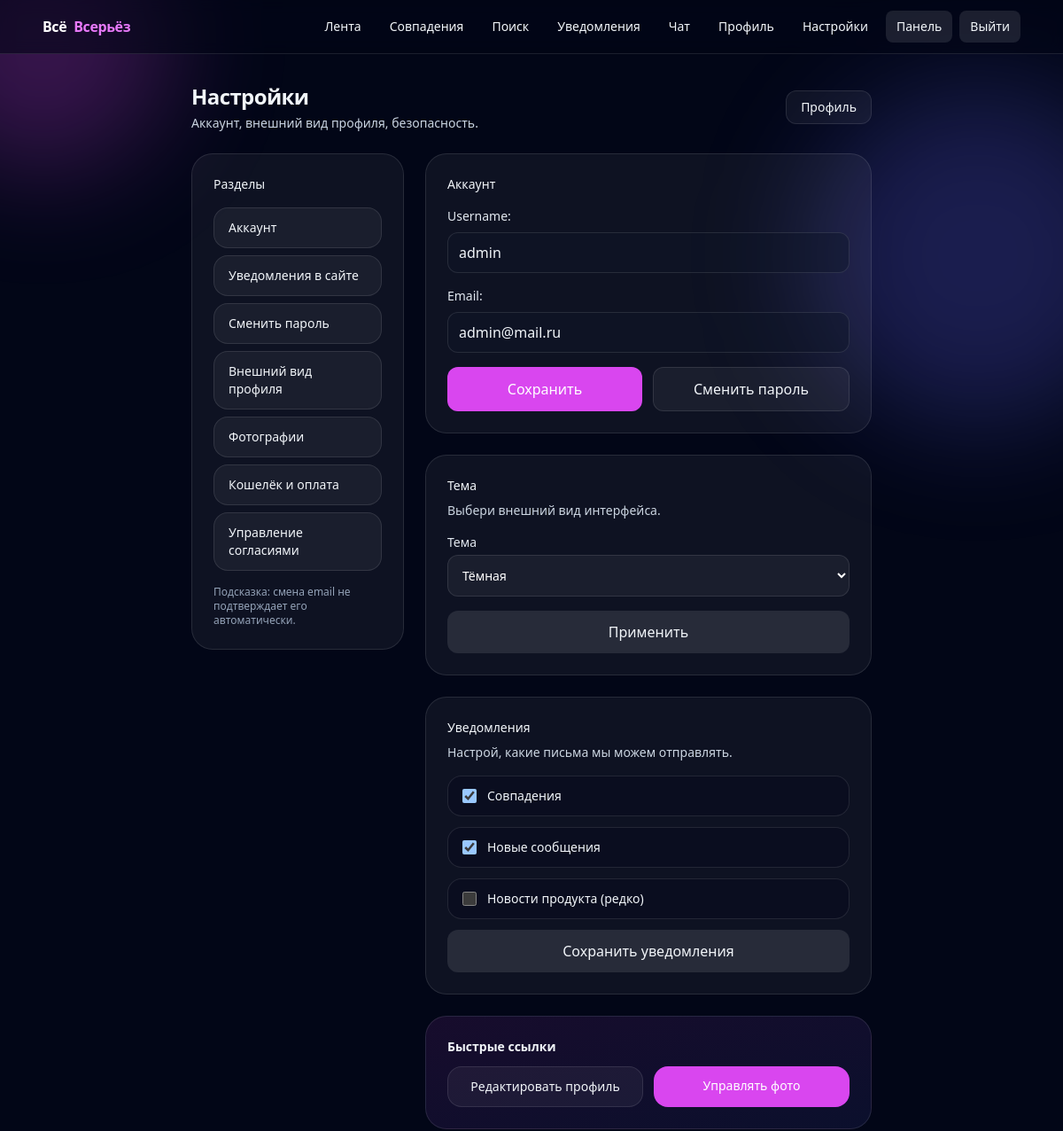
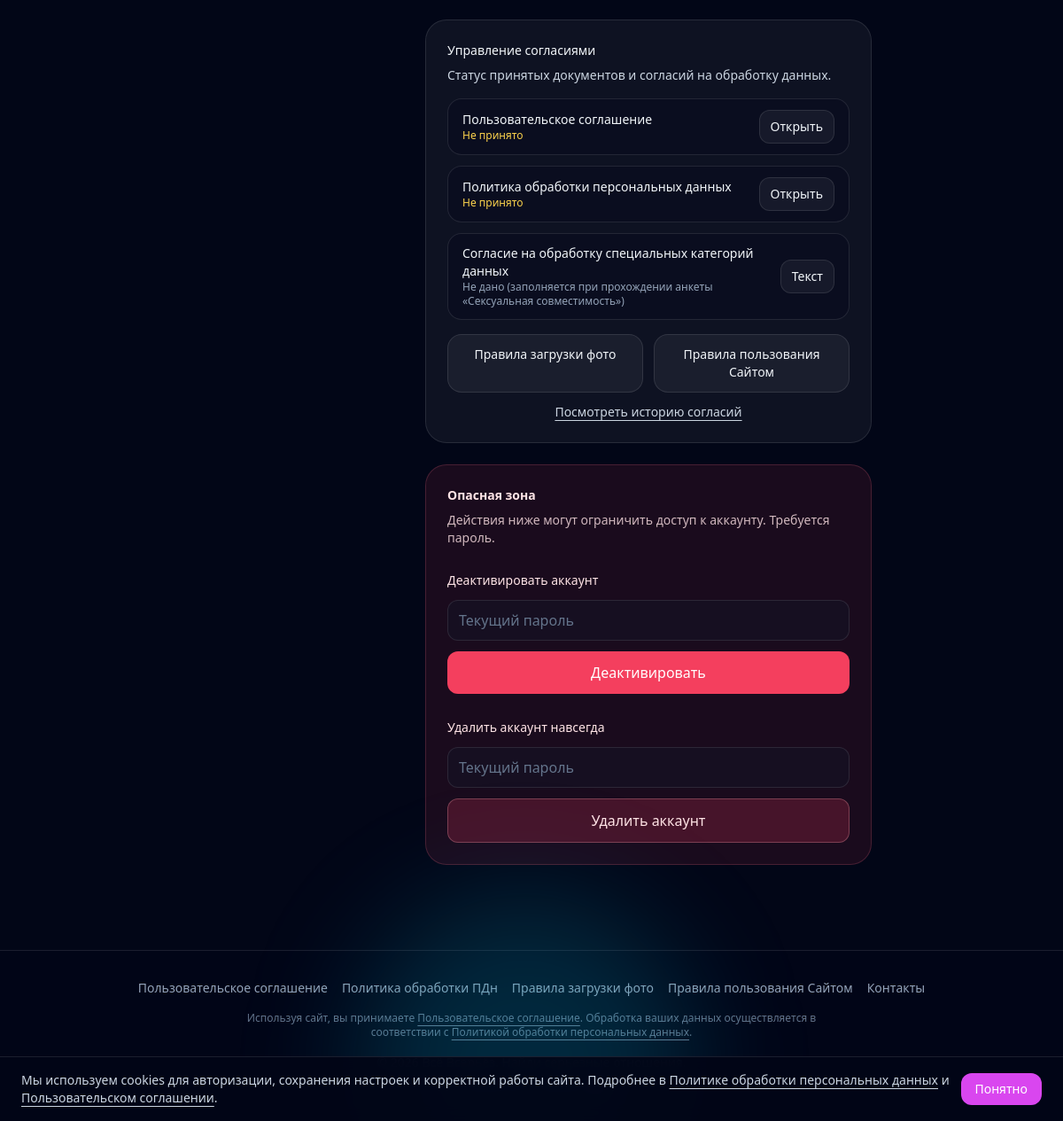
/accounts/settings/ (signed in), run on the app's committed database (2 pictures, top to bottom).
### accounts/models.py (models this page shows, shortened)
class User(AbstractUser):
    email = models.EmailField(unique=True)
    email_verified = models.BooleanField(default=False)
    wallet_balance = models.DecimalField(
        max_digits=10, decimal_places=2, default=Decimal("0"))
    terms_accepted_at = models.DateTimeField(null=True, blank=True)
    privacy_accepted_at = models.DateTimeField(null=True, blank=True)
    special_category_consent = models.BooleanField(default=False)
    special_category_consent_at = models.DateTimeField(null=True, blank=True)
    special_category_consent_revoked_at = models.DateTimeField(
        null=True, blank=True)

### profiles/models.py (models this page shows, shortened)
class Profile(models.Model):
    class Gender(models.TextChoices):
        MALE = "male", "Мужчина"
        FEMALE = "female", "Женщина"
        OTHER = "other", "Другое"
    class LookingFor(models.TextChoices):
        MEN = "men", "Мужчин"
        WOMEN = "women", "Женщин"
        EVERYONE = "everyone", "Всех"
    user = models.OneToOneField(
        settings.AUTH_USER_MODEL,
        on_delete=models.CASCADE,
        related_name="profile",
    )
    display_name = models.CharField(max_length=64, blank=True)
    bio = models.TextField(blank=True)
    city = models.CharField(max_length=64, blank=True)
    birth_date = models.DateField(null=True, blank=True)
    gender = models.CharField(
        max_length=16, choices=Gender.choices, blank=True)
    looking_for = models.CharField(
        max_length=16, choices=LookingFor.choices, blank=True)
    avatar = models.ImageField(upload_to="avatars/", null=True, blank=True)
    questionnaire_me = models.JSONField(default=dict, blank=True)
    questionnaire_ideal = models.JSONField(default=dict, blank=True)
    class Theme(models.TextChoices):
        DARK = "dark", "Тёмная"
        LIGHT = "light", "Светлая"
    ui_theme = models.CharField(
        max_length=16, choices=Theme.choices, default=Theme.DARK)
    notify_email_matches = models.BooleanField(default=True)
    notify_email_messages = models.BooleanField(default=True)
    notify_email_marketing = models.BooleanField(default=False)
    created_at = models.DateTimeField(auto_now_add=True)
    updated_at = models.DateTimeField(auto_now=True)

### accounts/views.py (the view)
# urls.py: path("settings/", account_settings, name="account_settings"),
@login_required
def account_settings(request):
    user = request.user
    profile = request.user.profile
    if request.method == "POST":
        kind = (request.POST.get("settings_kind") or "account").strip().lower()
        if kind == "account":
            form = AccountSettingsForm(request.POST, instance=user)
            if form.is_valid():
                form.save()
                messages.success(request, "Настройки аккаунта сохранены.")
                return redirect("account_settings")
        elif kind == "theme":
            theme = (request.POST.get("ui_theme")
                     or profile.ui_theme).strip() or profile.ui_theme
            profile.ui_theme = theme
            profile.save(update_fields=["ui_theme", "updated_at"])
            messages.success(request, "Тема применена.")
            return redirect("account_settings")
        elif kind == "notifications":
            profile.notify_email_matches = bool(
                request.POST.get("notify_email_matches"))
            profile.notify_email_messages = bool(
                request.POST.get("notify_email_messages"))
            profile.notify_email_marketing = bool(
                request.POST.get("notify_email_marketing"))
            profile.save(
                update_fields=[
                    "notify_email_matches",
                    "notify_email_messages",
                    "notify_email_marketing",
                    "updated_at",
                ]
            )
            messages.success(request, "Уведомления сохранены.")
            return redirect("account_settings")
        else:
            form = AccountSettingsForm(instance=user)
    else:
        form = AccountSettingsForm(instance=user)
    return render(
        request,
        "accounts/settings.html",
        {
            "form": form,
            "profile": profile,
        },
    )

### templates/accounts/settings.html (shortened to what this page needs)
{% extends 'base.html' %}
{% block content %}
<div class="mx-auto max-w-3xl" data-reveal>
  <div class="flex items-center justify-between gap-4">
    <div>
      <h1 class="text-2xl font-semibold tracking-tight">Настройки</h1>
      <p class="mt-1 text-sm text-slate-300">Аккаунт, внешний вид профиля, безопасность.</p>
    </div>
    <a class="rounded-xl border border-white/10 bg-white/5 px-4 py-2 text-sm font-medium hover:bg-white/10" href="{% url 'me' %}">Профиль</a>
  </div>
  <div class="mt-6 grid gap-6 lg:grid-cols-12">
    <div class="lg:col-span-4" data-reveal>
      <div class="rounded-3xl border border-white/10 bg-white/5 p-6">
        <div class="text-sm font-medium">Разделы</div>
        <div class="mt-4 grid gap-2 text-sm">
          <a class="rounded-2xl border border-white/10 bg-white/5 px-4 py-3 hover:bg-white/10" href="{% url 'account_settings' %}">Аккаунт</a>
          <a class="rounded-2xl border border-white/10 bg-white/5 px-4 py-3 hover:bg-white/10" href="{% url 'notifications' %}">Уведомления в сайте</a>
          <a class="rounded-2xl border border-white/10 bg-white/5 px-4 py-3 hover:bg-white/10" href="{% url 'password_change' %}">Сменить пароль</a>
          <a class="rounded-2xl border border-white/10 bg-white/5 px-4 py-3 hover:bg-white/10" href="{% url 'edit_profile' %}">Внешний вид профиля</a>
          <a class="rounded-2xl border border-white/10 bg-white/5 px-4 py-3 hover:bg-white/10" href="{% url 'photos_manage' %}">Фотографии</a>
          <a class="rounded-2xl border border-white/10 bg-white/5 px-4 py-3 hover:bg-white/10" href="{% url 'payment' %}">Кошелёк и оплата</a>
          <a class="rounded-2xl border border-white/10 bg-white/5 px-4 py-3 hover:bg-white/10" href="#consents">Управление согласиями</a>
        </div>
        <div class="mt-4 text-xs text-slate-400">Подсказка: смена email не подтверждает его автоматически.</div>
      </div>
    </div>
    <div class="lg:col-span-8" data-reveal>
      <div class="rounded-3xl border border-white/10 bg-white/5 p-6">
        <div class="text-sm font-medium">Аккаунт</div>
        <form method="post" class="mt-4 space-y-4" data-loading-text="Сохраняю…">
          <div>
            {{ form.username.label_tag }}
            {{ form.username }}
          </div>
          <div>
            {{ form.email.label_tag }}
            {{ form.email }}
          </div>
          <div class="flex flex-col gap-3 sm:flex-row">
            <button type="submit" class="flex-1 rounded-xl bg-fuchsia-500 px-4 py-3 font-medium text-white hover:bg-fuchsia-400 shine" data-loading-text="Сохраняю…">Сохранить</button>
            <a href="{% url 'password_change' %}" class="flex-1 rounded-xl border border-white/10 bg-white/5 px-4 py-3 text-center font-medium hover:bg-white/10">Сменить пароль</a>
          </div>
        </form>
      </div>
      <div class="mt-6 rounded-3xl border border-white/10 bg-white/5 p-6" data-reveal>
        <div class="text-sm font-medium">Тема</div>
        <div class="mt-2 text-sm text-slate-300">Выбери внешний вид интерфейса.</div>
        <form method="post" class="mt-4 space-y-4" data-loading-text="Сохраняю…">
          <div>
            <label class="mb-1 block text-sm text-slate-200">Тема</label>
            <select name="ui_theme" class="w-full rounded-xl border border-white/10 bg-white/5 px-3 py-3 text-sm text-white">
              <option value="dark" {% if profile.ui_theme == 'dark' %}selected{% endif %}>Тёмная</option>
            </select>
          </div>
          <button type="submit" class="w-full rounded-xl bg-white/10 px-4 py-3 font-medium hover:bg-white/15" data-loading-text="Сохраняю…">Применить</button>
        </form>
      </div>
      <div class="mt-6 rounded-3xl border border-white/10 bg-white/5 p-6" data-reveal>
        <div class="text-sm font-medium">Уведомления</div>
        <div class="mt-2 text-sm text-slate-300">Настрой, какие письма мы можем отправлять.</div>
        <form method="post" class="mt-4 space-y-3" data-loading-text="Сохраняю…">
          <label class="flex items-center gap-3 rounded-2xl border border-white/10 bg-slate-950/30 px-4 py-3 text-sm">
            <input type="checkbox" name="notify_email_matches" class="h-4 w-4" {% if profile.notify_email_matches %}checked{% endif %}>
            <span>Совпадения</span>
          </label>
          <label class="flex items-center gap-3 rounded-2xl border border-white/10 bg-slate-950/30 px-4 py-3 text-sm">
            <input type="checkbox" name="notify_email_messages" class="h-4 w-4" {% if profile.notify_email_messages %}checked{% endif %}>
            <span>Новые сообщения</span>
          </label>
          <label class="flex items-center gap-3 rounded-2xl border border-white/10 bg-slate-950/30 px-4 py-3 text-sm">
            <input type="checkbox" name="notify_email_marketing" class="h-4 w-4" {% if profile.notify_email_marketing %}checked{% endif %}>
            <span>Новости продукта (редко)</span>
          </label>
          <button type="submit" class="w-full rounded-xl bg-white/10 px-4 py-3 font-medium hover:bg-white/15" data-loading-text="Сохраняю…">Сохранить уведомления</button>
        </form>
      </div>
      <div class="mt-6 rounded-3xl border border-white/10 bg-gradient-to-br from-fuchsia-500/10 to-indigo-500/10 p-6" data-reveal>
        <div class="text-sm font-semibold">Быстрые ссылки</div>
        <div class="mt-3 grid gap-3 sm:grid-cols-2">
          <a class="rounded-2xl border border-white/10 bg-white/5 px-4 py-3 text-center text-sm font-medium hover:bg-white/10" href="{% url 'edit_profile' %}">Редактировать профиль</a>
          <a class="rounded-2xl bg-fuchsia-500 px-4 py-3 text-center text-sm font-medium text-white hover:bg-fuchsia-400 shine" href="{% url 'photos_manage' %}">Управлять фото</a>
        </div>
      </div>
      <div id="consents" class="mt-6 rounded-3xl border border-white/10 bg-white/5 p-6" data-reveal>
        <div class="text-sm font-medium">Управление согласиями</div>
        <div class="mt-2 text-sm text-slate-300">Статус принятых документов и согласий на обработку данных.</div>
        <div class="mt-4 grid gap-3">
          <div class="flex items-center justify-between gap-3 rounded-2xl border border-white/10 bg-slate-950/30 px-4 py-3 text-sm">
            <div>
              <div class="font-medium">Пользовательское соглашение</div>
              {% if request.user.terms_accepted_at %}
              <div class="text-xs text-slate-400">Принято {{ request.user.terms_accepted_at|date:"d.m.Y H:i" }}</div>
              {% else %}
              <div class="text-xs text-amber-300">Не принято</div>
              {% endif %}
            </div>
            <a class="shrink-0 rounded-xl border border-white/10 bg-white/5 px-3 py-2 hover:bg-white/10" href="{% url 'legal_terms' %}" target="_blank" rel="noopener">Открыть</a>
          </div>
          <div class="flex items-center justify-between gap-3 rounded-2xl border border-white/10 bg-slate-950/30 px-4 py-3 text-sm">
            <div>
              <div class="font-medium">Политика обработки персональных данных</div>
              {% if request.user.privacy_accepted_at %}
              <div class="text-xs text-slate-400">Принято {{ request.user.privacy_accepted_at|date:"d.m.Y H:i" }}</div>
              {% else %}
              <div class="text-xs text-amber-300">Не принято</div>
              {% endif %}
            </div>
            <a class="shrink-0 rounded-xl border border-white/10 bg-white/5 px-3 py-2 hover:bg-white/10" href="{% url 'legal_privacy' %}" target="_blank" rel="noopener">Открыть</a>
          </div>
          <div class="rounded-2xl border border-white/10 bg-slate-950/30 px-4 py-3 text-sm">
            <div class="flex items-center justify-between gap-3">
              <div>
                <div class="font-medium">Согласие на обработку специальных категорий данных</div>
                {% if request.user.special_category_consent %}
                <div class="text-xs text-emerald-300">Дано {{ request.user.special_category_consent_at|date:"d.m.Y H:i" }}</div>
                {% elif request.user.special_category_consent_revoked_at %}
                <div class="text-xs text-amber-300">Отозвано {{ request.user.special_category_consent_revoked_at|date:"d.m.Y H:i" }}</div>
                {% else %}
                <div class="text-xs text-slate-400">Не дано (заполняется при прохождении анкеты «Сексуальная совместимость»)</div>
                {% endif %}
              </div>
              <a class="shrink-0 rounded-xl border border-white/10 bg-white/5 px-3 py-2 hover:bg-white/10" href="{% url 'legal_special_category' %}" target="_blank" rel="noopener">Текст</a>
            </div>
          </div>
        </div>
        <div class="mt-4 grid gap-3 sm:grid-cols-2">
          <a class="rounded-2xl border border-white/10 bg-white/5 px-4 py-3 text-center text-sm font-medium hover:bg-white/10" href="{% url 'legal_photo_rules' %}" target="_blank" rel="noopener">Правила загрузки фото</a>
          <a class="rounded-2xl border border-white/10 bg-white/5 px-4 py-3 text-center text-sm font-medium hover:bg-white/10" href="{% url 'legal_site_rules' %}" target="_blank" rel="noopener">Правила пользования Сайтом</a>
        </div>
        <a class="mt-3 block text-center text-sm text-slate-300 underline underline-offset-4 hover:text-white" href="{% url 'consent_history' %}">Посмотреть историю согласий</a>
      </div>
      <div class="mt-6 rounded-3xl border border-rose-400/20 bg-rose-500/10 p-6" data-reveal>
        <div class="text-sm font-semibold text-rose-100">Опасная зона</div>
        <div class="mt-2 text-sm text-rose-100/80">Действия ниже могут ограничить доступ к аккаунту. Требуется пароль.</div>
        <div class="mt-4 grid gap-4">
          <form method="post" action="{% url 'account_deactivate' %}" class="space-y-3">
            <div class="text-sm font-medium text-rose-100">Деактивировать аккаунт</div>
            <input type="password" name="password" placeholder="Текущий пароль" autocomplete="current-password" />
            <button type="submit" class="w-full rounded-xl bg-rose-500 px-4 py-3 font-medium text-white hover:bg-rose-400">Деактивировать</button>
          </form>
          <form method="post" action="{% url 'account_delete' %}" class="space-y-3">
            <div class="text-sm font-medium text-rose-100">Удалить аккаунт навсегда</div>
            <input type="password" name="password" placeholder="Текущий пароль" autocomplete="current-password" />
            <button type="submit" class="w-full rounded-xl border border-rose-300/30 bg-rose-500/20 px-4 py-3 font-medium text-rose-100 hover:bg-rose-500/25">Удалить аккаунт</button>
          </form>
        </div>
      </div>
    </div>
  </div>
</div>
{% endblock %}

### data on the page
User: username "admin", email "admin@mail.ru"
Profile: ui_theme "Тёмная", notify_email_matches "☑", notify_email_messages "☑"
